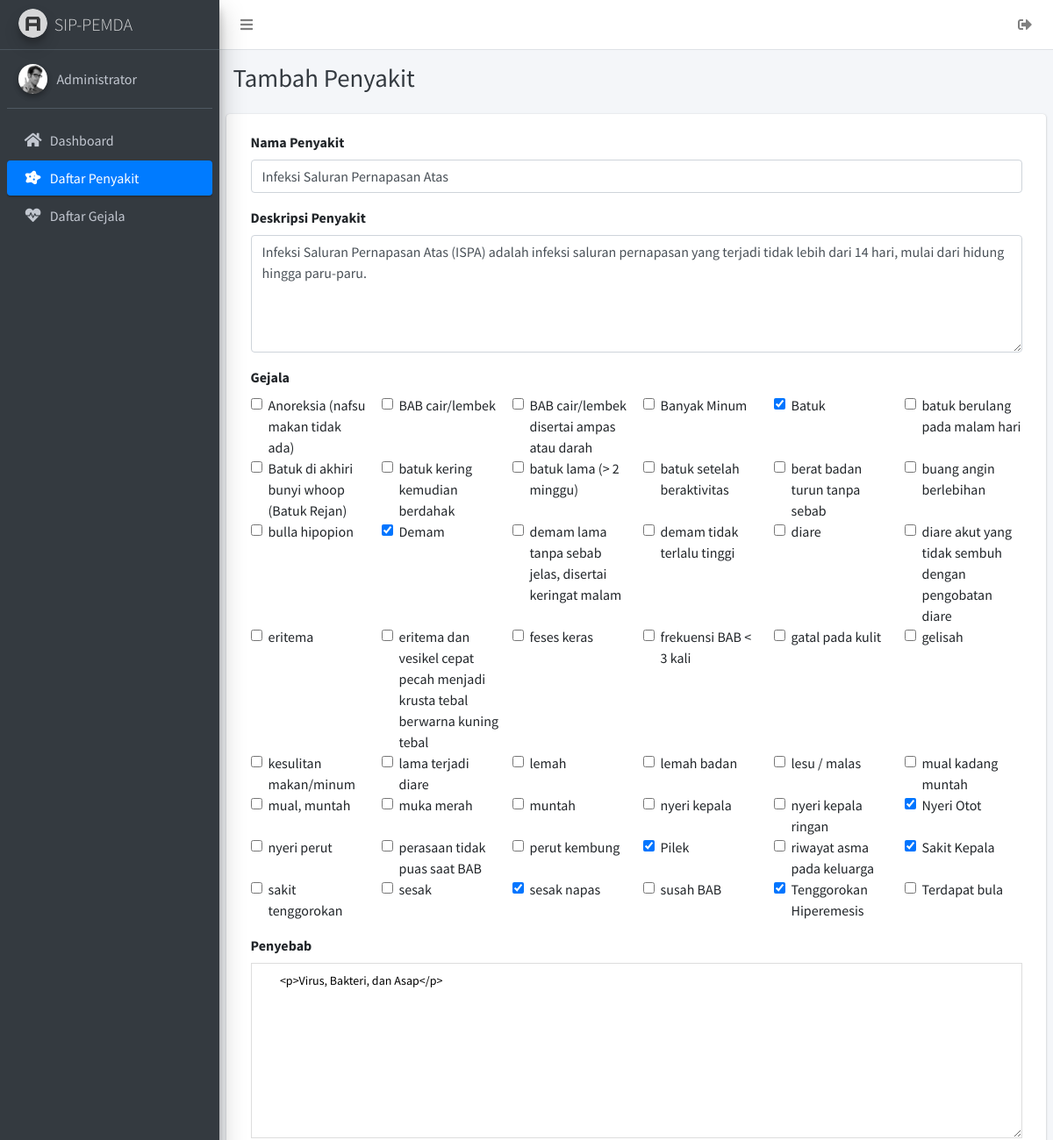
The page /pages/edit_disease.php?id=1 (signed in, upper part) on the database as committed earlier.
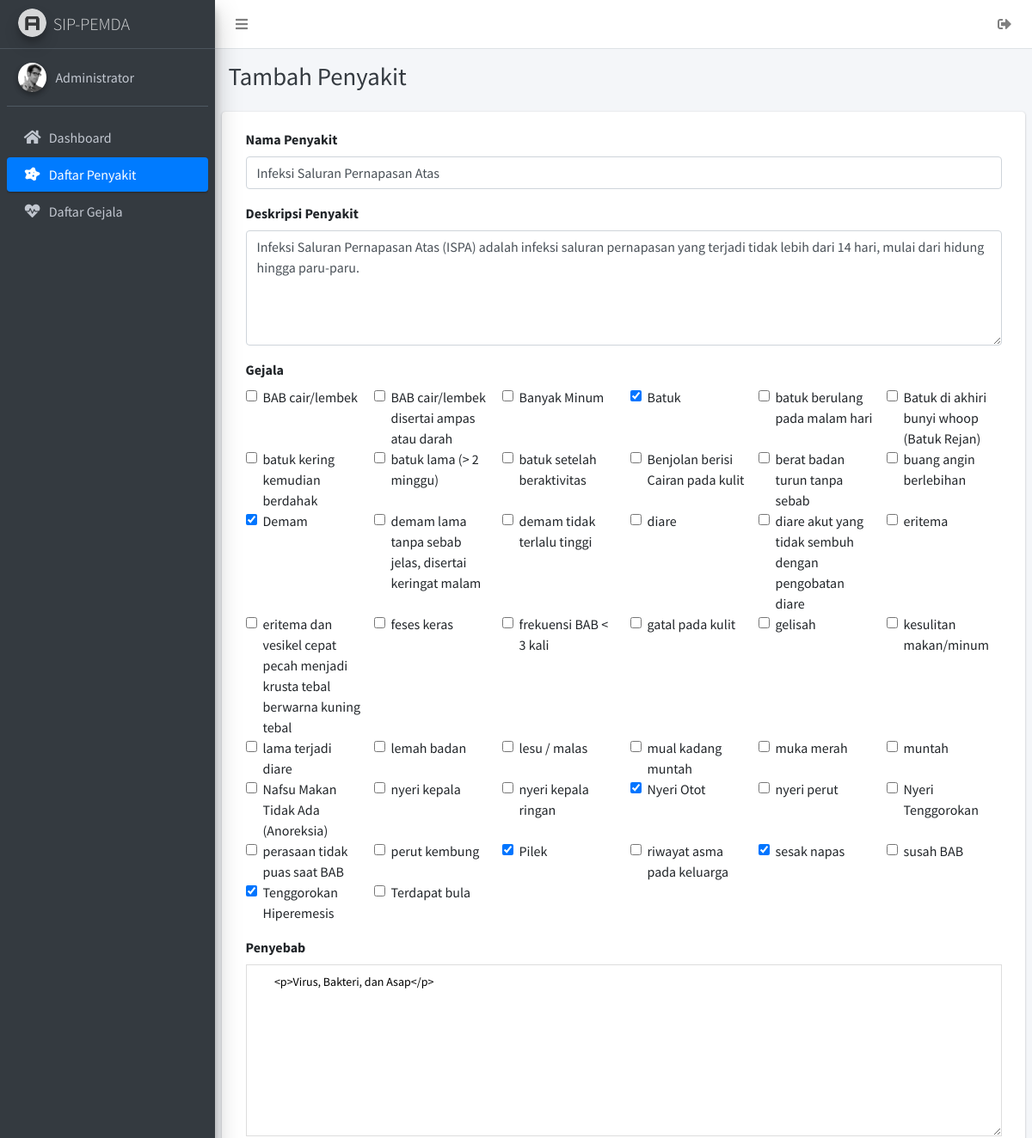
The same page on the database as committed later.
### tables this page shows
CREATE TABLE `penyakit` (
  `id` int(10) NOT NULL,
  `nama` varchar(255) NOT NULL,
  `penjelasan` text NOT NULL,
  `penanganan` text NOT NULL,
  `penyebab` text NOT NULL,
  `obat` text NOT NULL
);

CREATE TABLE `gejala` (
  `id` int(10) NOT NULL,
  `nama` varchar(255) NOT NULL
);

CREATE TABLE `gejala_penyakit` (
  `id` int(10) NOT NULL,
  `id_penyakit` int(10) NOT NULL,
  `id_gejala` int(10) NOT NULL
);

### pages/edit_disease.php (the view, shortened to what the changed rows need)
<?php
  include '../connect.php';
  $id = $_GET['id'];
  $query_symp = "SELECT gejala.*, gejala_penyakit.id_penyakit FROM `gejala` LEFT JOIN gejala_penyakit ON gejala_penyakit.id_gejala=gejala.id AND gejala_penyakit.id_penyakit=$id ORDER BY nama ASC;";
  $sql_symp = mysqli_query($mysqli, $query_symp);
  $query_disease = "SELECT * FROM `penyakit` WHERE `id`=$id;";
  $sql_disease = mysqli_query($mysqli, $query_disease);
?>
<!DOCTYPE html>
<html>
  <head>
    <link rel="stylesheet" href="../plugins/fontawesome-free/css/all.min.css">
    <link rel="stylesheet" href="https://code.ionicframework.com/ionicons/2.0.1/css/ionicons.min.css">
    <link rel="stylesheet" href="../plugins/tempusdominus-bootstrap-4/css/tempusdominus-bootstrap-4.min.css">
    <link rel="stylesheet" href="../plugins/icheck-bootstrap/icheck-bootstrap.min.css">
    <link rel="stylesheet" href="../plugins/jqvmap/jqvmap.min.css">
    <link rel="stylesheet" href="../dist/css/adminlte.min.css">
    <link rel="stylesheet" href="../plugins/overlayScrollbars/css/OverlayScrollbars.min.css">
    <link rel="stylesheet" href="../plugins/daterangepicker/daterangepicker.css">
    <link rel="stylesheet" href="../plugins/summernote/summernote-bs4.css">
  </head>
  <body class="hold-transition sidebar-mini layout-fixed">
    <div class="wrapper">
      <div class="content-wrapper">
        <div class="content-header">
          <div class="container-fluid">
            <div class="row mb-2">
              <div class="col-sm-6">
                <h1 class="m-0 text-dark">Tambah Penyakit</h1>
              </div>
            </div>
          </div>
        </div>
        <section class="content">
          <div class="container-fluid">
            <div class="row">
              <div class="card col-12">
                <div class="card-body">
                  <form action="../functions/edit_diseases.php" method="post">
                  <?php
                    while($data_disease = mysqli_fetch_assoc($sql_disease)){
                  ?>
                    <div class="form-group">
                      <label for="">Nama Penyakit</label>
                      <input type="text" class="form-control" value="<?php echo $data_disease['nama']; ?>" id="nama" name="nama">
                    </div>
                    <div class="form-group">
                      <label for="">Deskripsi Penyakit</label>
                      <textarea name="penjelasan" id="penjelasan" rows="5" class="form-control"><?php echo $data_disease['penjelasan']; ?></textarea>
                    </div>
                    <div class="form-group">
                      <label for="">Gejala</label>
                      <div class="row">
                        <?php
                          while($data_symp = mysqli_fetch_assoc($sql_symp)){
                        ?>
                        <div class="col-2">
                          <div class="form-check">
                            <?php if($data_symp['id_penyakit'] != NULL){ ?>
                            <input checked class="form-check-input" type="checkbox" name="gejala[]" id="<?php echo $data_symp['id']; ?>" value="<?php echo $data_symp['id']; ?>">
                            <?php } else {?>
                            <input class="form-check-input" type="checkbox" name="gejala[]" id="<?php echo $data_symp['id']; ?>" value="<?php echo $data_symp['id']; ?>">
                            <?php } ?>
                            <label class="form-check-label" for="<?php echo $data_symp['id']; ?>"><?php echo $data_symp['nama']; ?></label>
                          </div>
                        </div>
                        <?php } ?>
                      </div>
                    </div>
                    <div class="form-group">
                      <label for="">Penyebab</label>
                      <textarea class="textarea" placeholder="Place some text here" name="penyebab" id="penyebab" style="width: 100%; height: 200px; font-size: 14px; line-height: 18px; border: 1px solid #dddddd; padding: 10px;"> <?php include $data_disease['penyebab'] ?> </textarea>
                    </div>
                  <?php } ?>
                  </form>
                </div>
              </div>
            </div>
          </div>
        </section>
      </div>
    </div>
  </body>
</html>

Rows that differ between the two databases and show on the page:
removed gejala: nama "lemah"
removed gejala: nama "mual, muntah"
removed gejala: nama "sesak"
computed for penyakit "Infeksi Saluran Pernapasan Atas": loses gejala_penyakit (id_gejala.nama "Sakit Kepala")
changed gejala: nama "bulla hipopion" → "Benjolan berisi Cairan pada kulit"; moves up the list
changed gejala: nama "Anoreksia (nafsu makan tidak ada)" → "Nafsu Makan Tidak Ada (Anoreksia)"; moves down the list
changed gejala: nama "sakit tenggorokan" → "Nyeri Tenggorokan"; moves up the list
